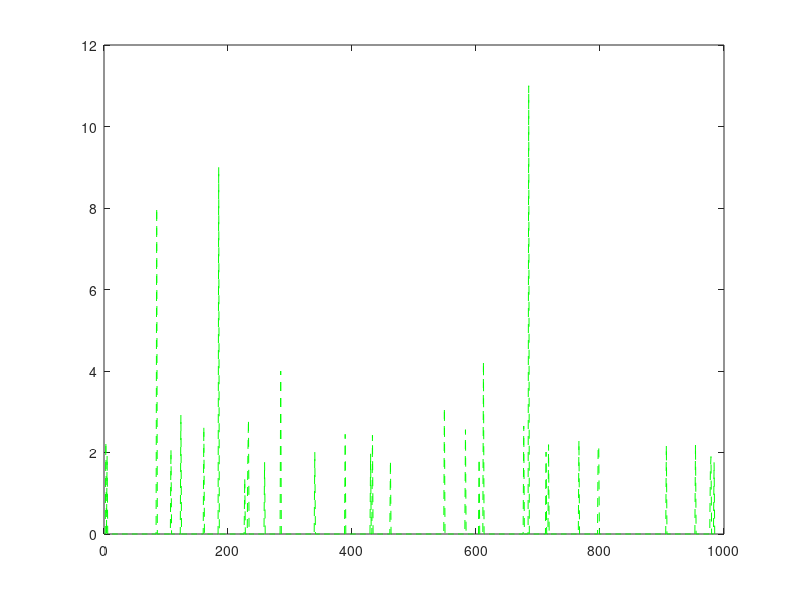
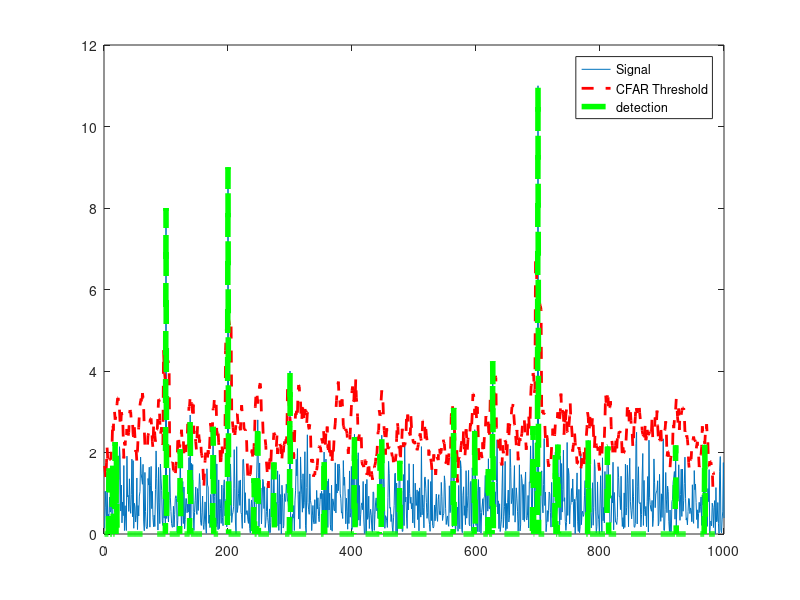

Reproduce these figures in MATLAB, in order.
% Implement 1D CFAR using lagging cells on the given noise and target scenario.

% Close and delete all currently open figures
close all;

% Data_points
Ns = 1000;

% Generate random noise
s=abs(randn(Ns,1));

%Targets location. Assigning bin 100, 200, 300 and 700 as Targets with the amplitudes of 8, 9, 4, 11.
s([100 ,200, 300, 700])=[8 9 4 11];

%plot the output
plot(s);

% Apply CFAR to detect the targets by filtering the noise.

% 1. Define the following:
% 1a. Training Cells
T = 10;
% 1b. Guard Cells 
G = 5;

% Offset : Adding room above noise threshold for desired SNR 
offset=3;

% Vector to hold threshold values 
threshold_cfar = [];

%Vector to hold final signal after thresholding
signal_cfar = [];

% 2. Slide window across the signal length
for i = 1:(Ns-(G+T))     

    % 2. - 5. Determine the noise threshold by measuring it within the training cells
    noise_level = sum(s(i : i + T -1));
    noise_threshold = (noise_level / T) * offset;

    threshold_cfar = [threshold_cfar, {noise_threshold}];

    % 6. Measuring the signal within the CUT
    
    signal = s(i + T + G);

    if(signal < noise_threshold)
        signal = 0;
    end

    % 8. Filter the signal above the threshold

    signal_cfar = [signal_cfar, {signal}];
end




% plot the filtered signal
plot (cell2mat(signal_cfar),'g--');

% plot original sig, threshold and filtered signal within the same figure.
figure,plot(s);
hold on,plot(cell2mat(circshift(threshold_cfar,G)),'r--','LineWidth',2)
hold on, plot (cell2mat(circshift(signal_cfar,(T+G))),'g--','LineWidth',4);
legend('Signal','CFAR Threshold','detection')